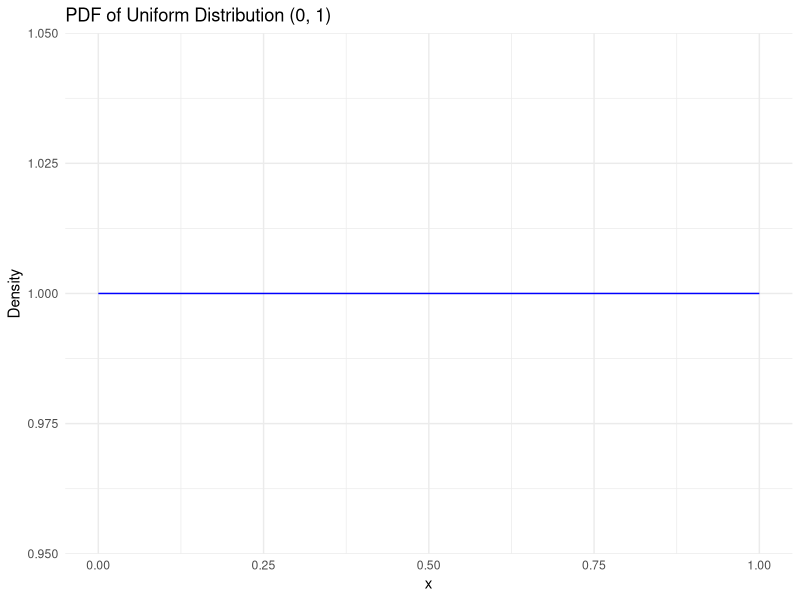
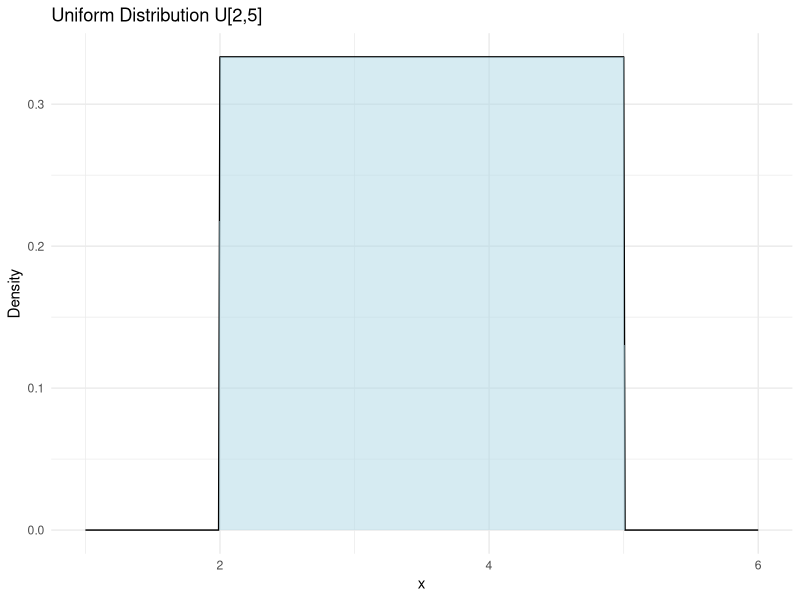
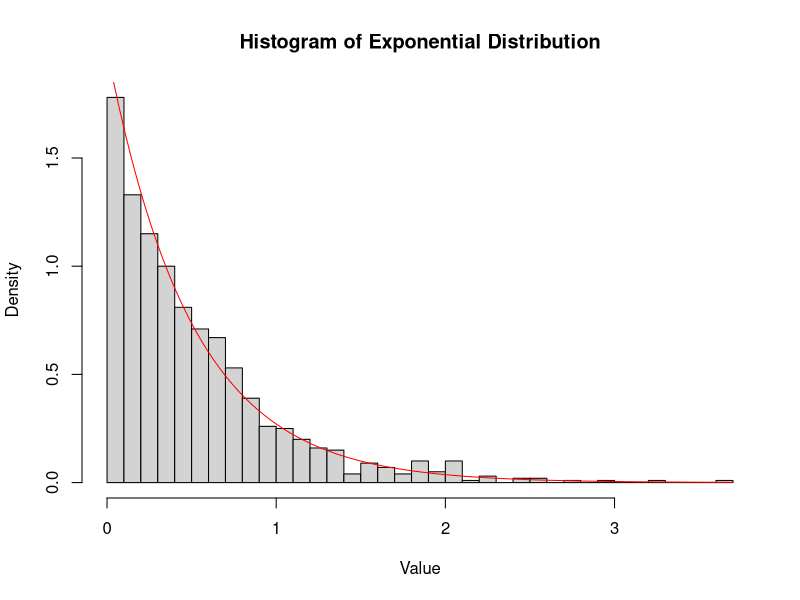
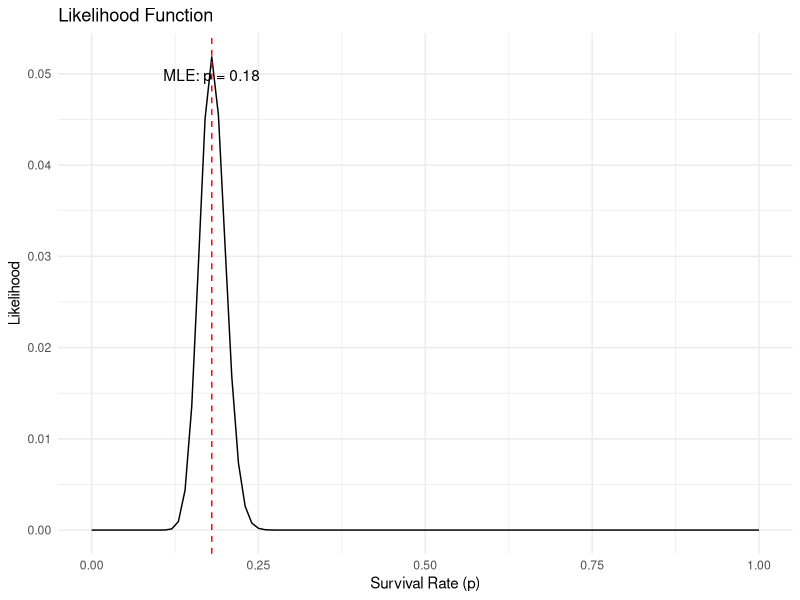
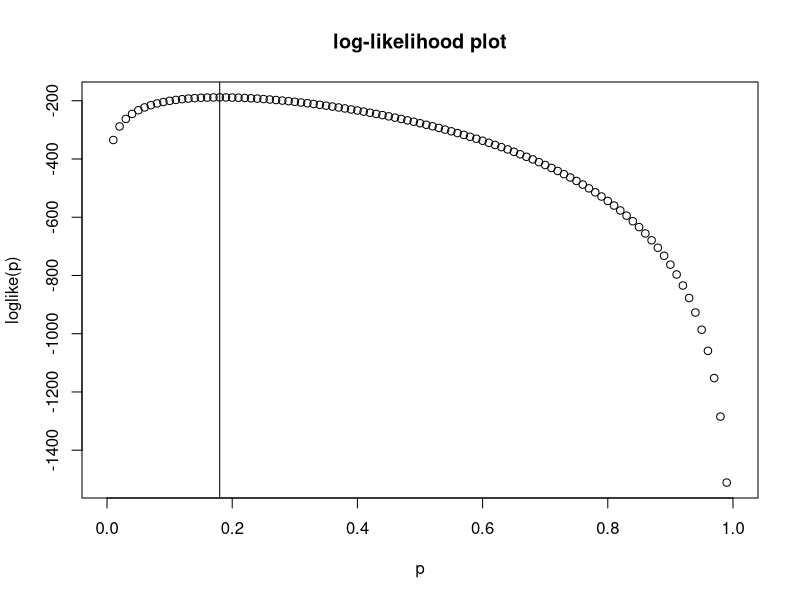

Source code (R) for these figures, in order:
## ---- chunk 1
library(ggplot2)
## ---- chunk 2
titanic_data <- data.frame(
  Class = c("First", "Second", "Third", "Crew"),
  Survived = c(203, 118, 178, 212),
  Not_Survived = c(122, 167, 528, 673)
)

print(titanic_data)

## ---- chunk 3
passengers <- sum(titanic_data$Survived)+sum(titanic_data$Not_Survived)
firstClass <- sum(titanic_data$Survived[titanic_data$Class=='First' ])+sum(titanic_data$Not_Survived[titanic_data$Class=='First' ])

round(firstClass/passengers,2)

## ---- chunk 4
survived<- sum(titanic_data$Survived)
round(survived/passengers,2)
## ---- chunk 5
round(titanic_data$Survived[titanic_data$Class =='First']/firstClass,2)
## ---- chunk 6
# Creating a dataframe for the marbles in the three bags
marbles_data <- data.frame(
  Bag = c("A", "B", "C"),
  Red_Marbles = c(2, 5, 3),
  Blue_Marbles = c(3, 1, 0)
)

# Display the dataframe
print(marbles_data)

## ---- chunk 7
round(5/6,2)
## ---- chunk 8
pbag = 1/3
PblueA <- 3/5
PblueB <- 1/6
pblueC <- 0

pblue <- PblueA * pbag + PblueB *pbag +pblueC *pbag
round(pblue,2)


## ---- chunk 9
pABlue <- (PblueA *1/3)/pblue
round(pABlue,2)
## ---- chunk 10
PredC = 1
Pred = 1-pblue

PcRed = (1*(1/3))/Pred

round(PcRed,2)
## ---- chunk 11
n <- 4
x <- 3

sol <- factorial(n)/(factorial(x) * factorial(n-x))
sol
## ---- chunk 12
n <- 4
x <- 3

sol <- choose(n, x)
print(sol)

## ---- chunk 13
# Values and corresponding probabilities
values <- c(0, 1, 2, 3)
probabilities <- c(0.5, 0.2, 0.2, 0.1)

# Calculate the expected value
E <- sum(values * probabilities)
print(round(E, 1))  

## ---- chunk 14
# Parameters
n <- 3
p <- 0.2
x <- 0

# Calculate the binomial probability
prob <- dbinom(x, n, p)
round(prob, 2)
## ---- chunk 15
# Parameters
n <- 3
p <- 0.2
x <- 3

# Calculate the binomial probability
prob <- 1-dbinom(x, n, p)
round(prob, 2)
## ---- chunk 16
# Define the uniform distribution
x <- seq(0, 1, by = 0.01)
y <- dunif(x, min = 0, max = 1)

# Create the PDF plot
pdf_plot <- data.frame(x, y)

# Plot using ggplot2
ggplot(pdf_plot, aes(x = x, y = y)) +
  geom_line(color = "blue") +
  ggtitle("PDF of Uniform Distribution (0, 1)") +
  xlab("x") +
  ylab("Density") +
  theme_minimal()
## ---- chunk 17
# Define the probability density function for the uniform distribution
pdf_uniform <- function(x) {
  ifelse(x >= 0 & x <= 1, 1, 0)
}

# Integrate the PDF from 0 to 0.5
prob <- integrate(pdf_uniform, lower = 0, upper = 0.5)$value
print(prob)

## ---- chunk 18
# Define the probability density function for the uniform distribution
pdf_uniform <- function(x) {
  ifelse(x >= 2 & x <= 6, 1, 0)
}

# Integrate the PDF from 0 to 0.5
prob <- integrate(pdf_uniform, lower = 2, upper = 3)$value
print(prob)

## ---- chunk 19
# Calculate the probability that x is between 0 and 0.5
prob <- punif(0.5, min = 0, max = 1) - punif(0, min = 0, max = 1)
print(prob)
## ---- chunk 20

# Function to plot uniform distribution
plot_uniform_distribution <- function(theta1, theta2) {
  # Create a sequence of x values
  x <- seq(theta1 - 1, theta2 + 1, by = 0.01)
  
  # Calculate the PDF values
  y <- ifelse(x >= theta1 & x <= theta2, 1 / (theta2 - theta1), 0)
  
  # Create a data frame for plotting
  data <- data.frame(x, y)
  
  # Plot the uniform distribution
  ggplot(data, aes(x = x, y = y)) +
    geom_line() +
    geom_area(fill = "lightblue", alpha = 0.5) +
    labs(title = paste("Uniform Distribution U[", theta1, ",", theta2, "]", sep = ""),
         x = "x", y = "Density") +
    theme_minimal()
}

# Plot the uniform distribution U[2, 5]
plot_uniform_distribution(2, 5)
## ---- chunk 21
# Define the limits of the uniform distribution
theta1 <- 2
theta2 <- 5

# Define the PDF for the uniform distribution U[2,6]
pdf_uniform <- function(x) {
  ifelse(x >= theta1 & x <= theta2, 1 / (theta2 - theta1), 0)
}

# Integrate the PDF from 2 to 3
prob <- integrate(pdf_uniform, lower = 2, upper = 3)$value
print(prob)

## ---- chunk 22
# Set the rate parameter
lambda <- 2

# Generate a sample of 1000 random values from the exponential distribution
set.seed(123) 
sample <- rexp(1000, rate = lambda)

# Plot the histogram of the sample
hist(sample, breaks = 30, probability = TRUE,
     main = "Histogram of Exponential Distribution",
     xlab = "Value", ylab = "Density")

# Add the theoretical density curve
curve(lambda * exp(-lambda * x), col = "red", add = TRUE)

# Mean and variance of the sample
sample_mean <- mean(sample)
sample_variance <- var(sample)

cat("Sample Mean:", sample_mean, "\n")
cat("Sample Variance:", sample_variance, "\n")
## ---- chunk 23
#| layout-ncol: 2
# Data
n <- 400
x <- 72

# Define the likelihood function
likelihood <- function(p) {
  choose(n, x) * p^x * (1 - p)^(n - x)
}

# Generate a sequence of p values for plotting
p <- seq(0, 1, by = 0.01)
likelihood_values <- sapply(p, likelihood)

# Find the MLE by maximizing the likelihood function
mle <- p[which.max(likelihood_values)]

# Plot the likelihood function
data <- data.frame(
  p = p,
  Likelihood = likelihood_values
)

ggplot(data, aes(x = p, y = Likelihood)) +
  geom_line() +
  geom_vline(xintercept = mle, linetype = "dashed", color = "red") +
  labs(title = "Likelihood Function",
       x = "Survival Rate (p)",
       y = "Likelihood") +
  annotate("text", x = mle, y = max(likelihood_values), label = paste("MLE: p =", round(mle, 2)), vjust = 2) +
  theme_minimal()


#define the logLikelihood function
loglike = function(p){
  x*log(p)+(n-x)*log(1-p)
}

plot(p,loglike(p), main = "log-likelihood plot")
abline(v= mle)
## ---- chunk 24
# Define the binomial coefficient function
choose <- function(n, x) {
  factorial(n) / (factorial(x) * factorial(n - x))
}

# Values for x and n
x <- 2
n <- 5

# Case 1: Fair
prob_fair <- choose(n, x) * (1/2)^5
cat("f(2 | fair) =", prob_fair, "\n")

# Case 2: Loaded
prob_loaded <- choose(n, x) * (0.7)^x * (0.3)^(n-x)
cat("f(2 | loaded) =", prob_loaded, "\n")

## ---- chunk 25
# Perform a binomial test
result <- binom.test(2, 5, p = 0.5, alternative = "two.sided")

# Print the result
print(result)

## ---- chunk 26
# Define the binomial coefficient function
choose <- function(n, x) {
  factorial(n) / (factorial(x) * factorial(n - x))
}

# Probability functions
prob_fair <- function(x, n) {
  choose(n, x) * (1/2)^n
}

prob_loaded <- function(x, n) {
  choose(n, x) * (0.7)^x * (0.3)^(n-x)
}

# Function to calculate posterior probability for 'fair' coin
posterior_prob_fair <- function(x, n) {
  p_fair = prob_fair(x, n)
  p_loaded = prob_loaded(x, n)
  p_fair / (p_fair + p_loaded)
}

# Find the minimum number of flips for 90% certainty
n <- 5
while(TRUE) {
  x <- 0:n
  probs <- sapply(x, function(k) posterior_prob_fair(k, n))
  if (max(probs) >= 0.9) break
  n <- n + 1
}

cat("Minimum number of flips for 90% certainty:", n, "\n")

## ---- chunk 27
# Given parameters
P_fair <- 0.4
P_loaded_heads <- 0.3
P_loaded_tails <- 0.3

# Likelihoods
P_X_2_given_fair <- choose(4, 2) * (0.5^2) * (0.5^2)
P_X_2_given_loaded_heads <- choose(4, 2) * (0.7^2) * (0.3^2)
P_X_2_given_loaded_tails <- choose(4, 2) * (0.3^2) * (0.7^2)

# Marginal likelihood
P_X_2 <- (P_X_2_given_fair * P_fair) + 
         (P_X_2_given_loaded_heads * P_loaded_heads) + 
         (P_X_2_given_loaded_tails * P_loaded_tails)

# Posterior probability
P_fair_given_X_2 <- (P_X_2_given_fair * P_fair) / P_X_2

# Display the result
P_fair_given_X_2
## ---- chunk 28
# Sample data
x <- c(2, 3, 5, 6, 7)

# MLE for the uniform distribution
a_hat <- min(x)
b_hat <- max(x)

# Print the estimates
cat("MLE for a:", a_hat, "\n")
cat("MLE for b:", b_hat, "\n")

## ---- chunk 29
# Sample data
x <- c(1.2, 0.5, 2.8, 3.3, 1.1)

# MLE for the exponential distribution
n <- length(x)
lambda_hat <- n / sum(x)

# Print the estimate
cat("MLE for lambda:", lambda_hat, "\n")

## ---- chunk 30
n= 5
x= 0
pyes_con = 0.8
pno_con = 0.2

pyes_lib = 0.3
pno_lib =0.7

# Define the binomial coefficient function
choose <- function(n, x) {
  factorial(n) / (factorial(x) * factorial(n - x))
}

# Probability functions
prob_conservative <- function(x, n) {
  choose(n, x) * pyes_con^x *pno_con^(n-x)
}

prob_liberal <- function(x, n) {
  choose(n, x) * pyes_lib^x *pno_lib^(n-x)
}

# Function to calculate posterior probability for 'fair' coin
posterior_prob_conv <- function(x, n) {
  p_cons = prob_conservative(x, n)
  p_lib = prob_liberal(x, n)
  p_cons / (p_cons + p_lib)
}
print(paste0("conservative =", round(posterior_prob_conv(x,n),3)))

posterior_prob_lib <- function(x, n) {
  p_cons = prob_conservative(x, n)
  p_lib = prob_liberal(x, n)
  p_lib / (p_cons + p_lib)
}
print(paste0("liberal =", round(posterior_prob_lib(x,n),3)))

